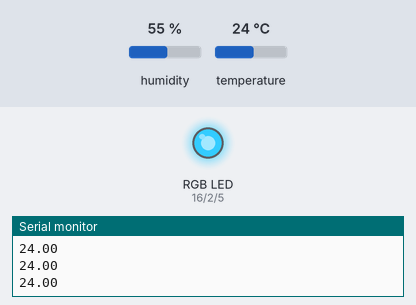
The sketch below on a simulated ESP8266 (NodeMCU). On the bench: an RGB LED mixed from three pins (HIGH = lit), the last lines printed to the serial monitor. The inputs (shaded band) are chosen by the test bench; at power-on: temperature 24 °C, humidity 55 %.

Above: at 3.8 s.
3.9 s: temperature set to 12 °C
At 6.1 s:
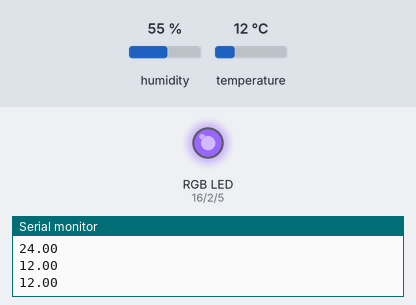
6.7 s: temperature set to 19 °C
At 7.9 s:
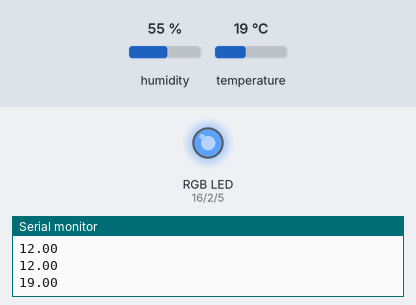
9.5 s: temperature set to 33 °C
At 11.3 s:
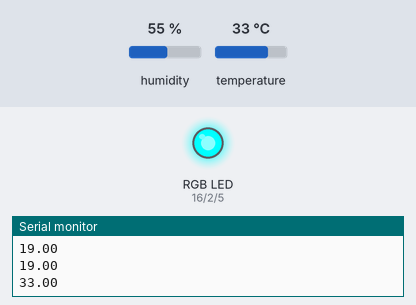
Timing chart, 0 to 12.8 s (numbered marks = the images above; inputs shaded):
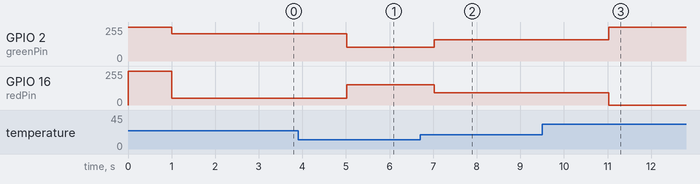

Measured:
- after the input at 3.9 s, GPIO 2 (greenPin): 204/255 → 102/255 after 1.1 s; GPIO 16 (redPin): 51/255 → 153/255 after 1.1 s
- after the input at 6.7 s, GPIO 2 (greenPin): 102/255 → 161/255 after 0.32 s; GPIO 16 (redPin): 153/255 → 93/255 after 0.32 s
- after the input at 9.5 s, GPIO 2 (greenPin): 161/255 → 255/255 after 1.5 s; GPIO 16 (redPin): 93/255 → 0/255 after 1.5 s

The sketch:

Temperature_and_Light.ino
```cpp
#include <DHT.h>

#define DHTPIN 4
#define DHTTYPE DHT22

DHT dht(DHTPIN, DHTTYPE);

int bluePin = 5;
int greenPin = 2;
int redPin = 16;
int c;

void setup() {
  // put your setup code here, to run once:

  dht.begin();
  pinMode(redPin, OUTPUT);
  pinMode(greenPin, OUTPUT);
  pinMode(bluePin, OUTPUT);
  Serial.begin(9600);
  analogWriteRange(30);
  digitalWrite(greenPin, HIGH);
  digitalWrite(bluePin, HIGH);
  digitalWrite(redPin, HIGH);
}

void loop() {
  // put your main code here, to run repeatedly:

  delay(1000);
  float c = dht.readTemperature();
  Serial.println(c);
  analogWrite(redPin, 30-c);
  analogWrite(greenPin, c);

}
```
